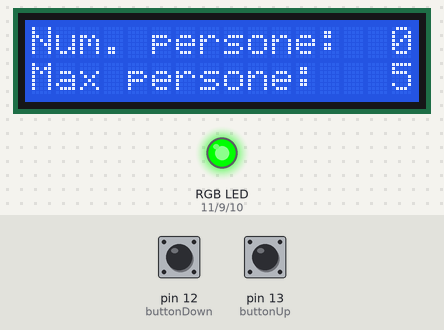
Recording of a sketch running on a simulated Arduino Uno, built with avr-gcc and run on an emulated ATmega328P. Shown: 16×2 character LCD, an RGB LED mixed from three pins (HIGH = lit). The inputs (shaded band) are chosen by the test bench; at power-on: pin 13 (buttonUp) LOW, pin 12 (buttonDown) LOW.

Above: at 1.2 s.
1.3 s: pin 13 (buttonUp) pulled HIGH for 0.15 s
At 2.4 s:
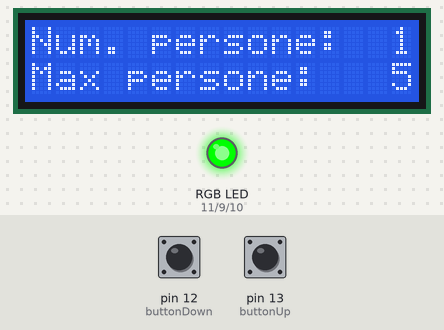
3.0 s: pin 13 (buttonUp) pulled HIGH for 1 s
At 3.6 s:
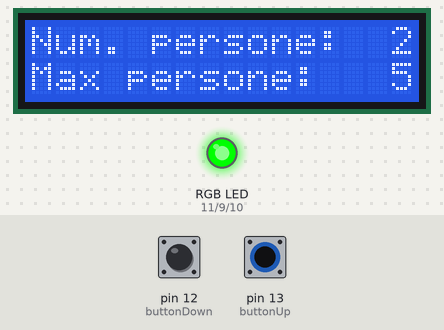
5.5 s: pin 13 (buttonUp) pulsed HIGH 5 times (0.12 s each, 0.3 s apart)
At 7.7 s:
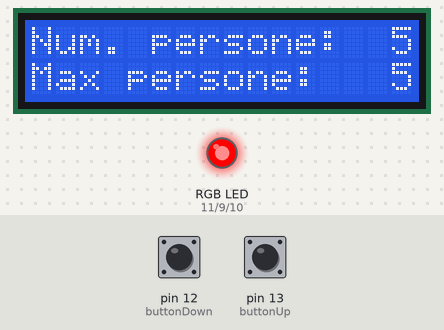
8.5 s: pin 12 (buttonDown) pulled HIGH for 0.15 s
At 9.0 s:
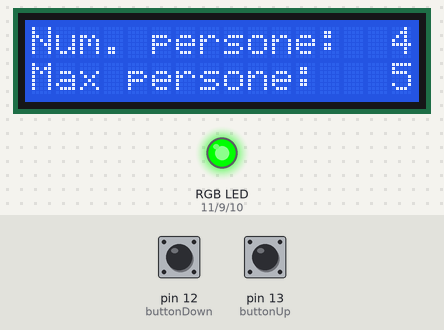
10.2 s: pin 13 (buttonUp) pulled HIGH for 3.2 s
At 11.5 s:
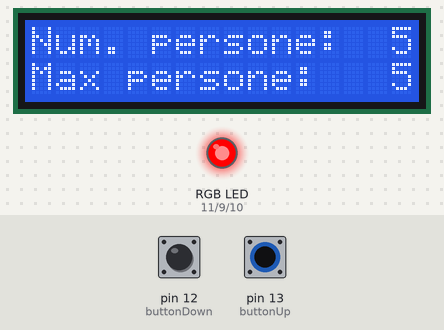
14.9 s: pin 12 (buttonDown) pulled HIGH for 1 s
At 16.3 s:
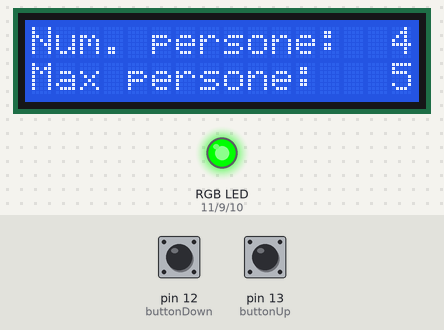
Timing chart, 0 to 17.9 s (numbered marks = the images above; inputs shaded):
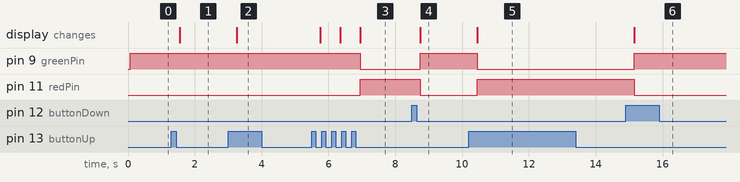

Measured:
- after the input at 1.3 s, the display: changes after 0.25 s (image 1)
- after the input at 3.0 s, the display: changes after 0.25 s (image 2)
- after the input at 5.5 s, pin 9 (greenPin): HIGH → LOW after 1.5 s; pin 11 (redPin): LOW → HIGH after 1.5 s; the display: first changes after 0.25 s (image 3 shows a later state)
- after the input at 8.5 s, pin 9 (greenPin): LOW → HIGH after 0.25 s; pin 11 (redPin): HIGH → LOW after 0.25 s; the display: changes after 0.25 s (image 4)
- after the input at 10.2 s, pin 9 (greenPin): HIGH → LOW after 0.25 s; pin 11 (redPin): LOW → HIGH after 0.25 s; the display: changes after 0.25 s (image 5)
- after the input at 14.9 s, pin 9 (greenPin): LOW → HIGH after 0.25 s; pin 11 (redPin): HIGH → LOW after 0.25 s; the display: changes after 0.25 s (image 6)

The sketch:

counter_with_2_buttons_and_RGB.ino
```cpp
#include <LiquidCrystal.h>

//pin buttons
const int buttonUp = 13;
const int buttonDown = 12;

//pin led RGB
const int redPin = 11;
const int bluePin = 10;
const int greenPin = 9;

//pin display LCD
const int rs = 2;
const int en = 7;
const int d4 = 6;
const int d5 = 5;
const int d6 = 4;
const int d7 = 3;

LiquidCrystal lcd(rs, en, d4, d5, d6, d7);

int numPeople = 0;
const int maxPeople = 5;

int buttonUpState = 0;
int buttonUpPrevState = 0;
int buttonDownState = 0;
int buttonDownPrevState = 0;

bool buttonPressed = false;

void setup()
{
  Serial.begin(9600);

  pinMode(buttonUp, INPUT);
  pinMode(buttonDown, INPUT);

  pinMode(redPin, OUTPUT);
  pinMode(greenPin, OUTPUT);
  pinMode(bluePin, OUTPUT);

  lcd.begin(16,2);
  lcd.setCursor(0,0);
  lcd.print("Num. persone: ");
  lcd.setCursor(15,0);
  lcd.print(numPeople);
  lcd.setCursor(0,1);
  lcd.print("Max persone: ");
  lcd.setCursor(15,1);
  lcd.print(maxPeople);

}

void loop(){

  if(numPeople<maxPeople)
    color(0,255,0); //green


  if(numPeople==maxPeople)
    color(255,0,0); //red


  //checkUp()
   buttonUpState = digitalRead(buttonUp);
   if(buttonUpState != buttonUpPrevState){
    if(buttonUpState == HIGH){ //HIGH
      buttonPressed = true;
      if(numPeople<maxPeople)numPeople++;
      }
    delay(250);
  	}
   buttonUpPrevState = buttonUpState;


  //checkDown()
   buttonDownState = digitalRead(buttonDown);
   if(buttonDownState != buttonDownPrevState){
     if(buttonDownState == HIGH){
      	buttonPressed = true;
       	if(numPeople > 0) numPeople--;
     }
    delay(250);
   }
    buttonDownPrevState = buttonDownState;

  if(buttonPressed){
    lcd.setCursor(15,0);
    lcd.print(numPeople);
    buttonPressed = false;
  }

}

void color(int red, int green, int blue){
  analogWrite(redPin, red);
  analogWrite(greenPin, green);
  analogWrite(bluePin, blue);
}
```
